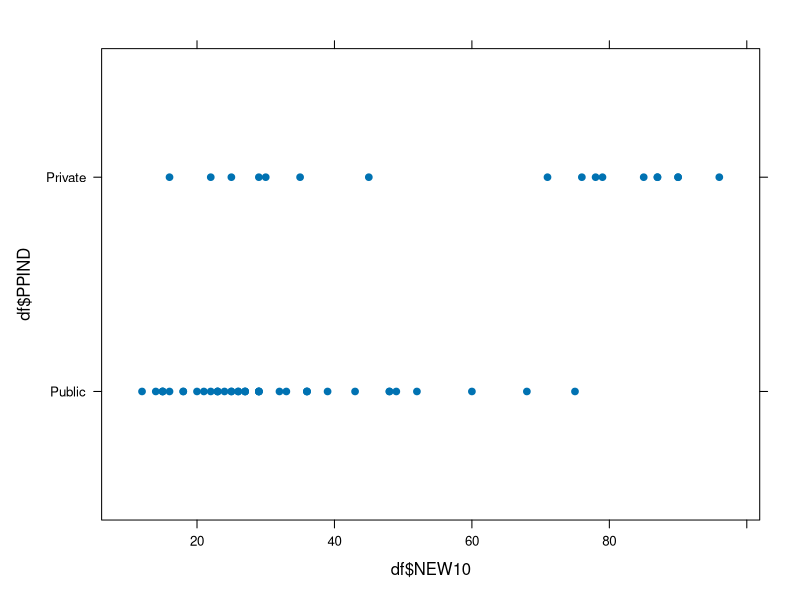
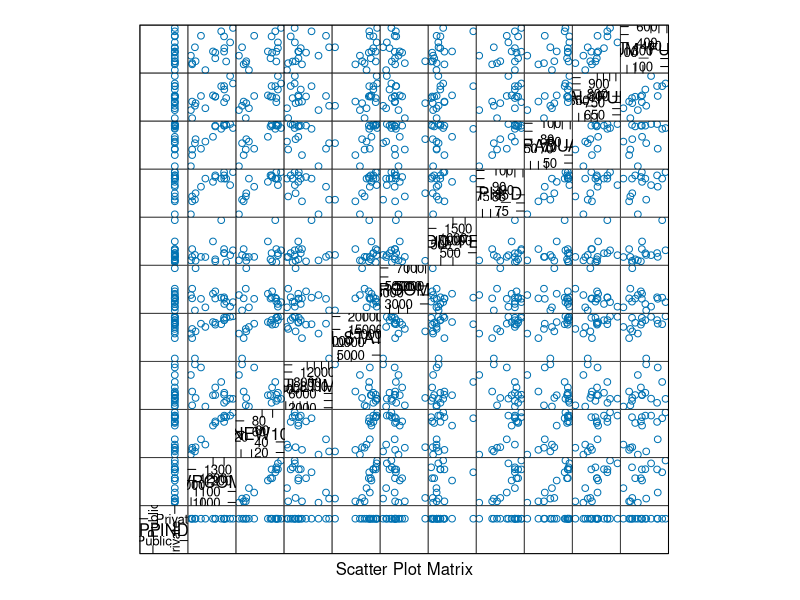

Recreate these plots in R, in order.
## ---- chunk 1
library(lattice)
library(latticeExtra)
library(MASS)
## ---- chunk 2
df <- read.csv2(file = "data/I.csv")
df <- subset(df, select = c(PPIND, AVRCOMB, NEW10, FULLTIME, IN_STATE, ROOM, ADD_FEE, PH_D, GRADUAT, SAL_FULL, NUM_FULL))
df$PPIND <- factor(df$PPIND, labels = c("Public", "Private"))
df <- na.exclude(df)
df.private <- subset(df, PPIND == "Private")
# df.private <- df.private[!rownames(df.private) %in% 129, ]
## ---- chunk 3
l <- lm(NEW10 ~ AVRCOMB + FULLTIME + log(IN_STATE) + log(ROOM) + log(ADD_FEE) + log(SAL_FULL) + PH_D + GRADUAT + NUM_FULL, data = df.private)
summary(l)
## ---- chunk 4
l <- lm(NEW10 ~ FULLTIME + log(IN_STATE) + log(ROOM) + log(ADD_FEE) + log(SAL_FULL) + PH_D + GRADUAT + NUM_FULL, data = df.private)
summary(l)
## ---- chunk 5
l.aic <- stepAIC(l)
summary(l.aic)
## ---- chunk 6
l.aic <- update(l.aic, . ~ . -PH_D)
summary(l.aic)
## ---- chunk 7
l.aic.room <- update(l.aic, . ~ . -log(ROOM))
l.aic.add_fee <- update(l.aic, . ~ . -log(ADD_FEE))
l.aic.add_fee.room <- update(l.aic, . ~ . -log(ADD_FEE) -log(ROOM))
anova(l.aic, l.aic.room, l.aic.add_fee, l.aic.add_fee.room)
## ---- chunk 8
l <- l.aic
summary(l)
## ---- chunk 9
contrasts(df$PPIND) <- contr.sum
l <- lm(NEW10 ~ FULLTIME * PPIND + log(IN_STATE) * PPIND + log(ROOM) * PPIND + GRADUAT * PPIND, data = df)
summary(l)
l.aic <- stepAIC(l)
summary(l.aic)
## ---- chunk 10
contrasts(df$PPIND)
## ---- chunk 11
xyplot(df$PPIND ~ df$NEW10, pch=19)
splom(df.private)
